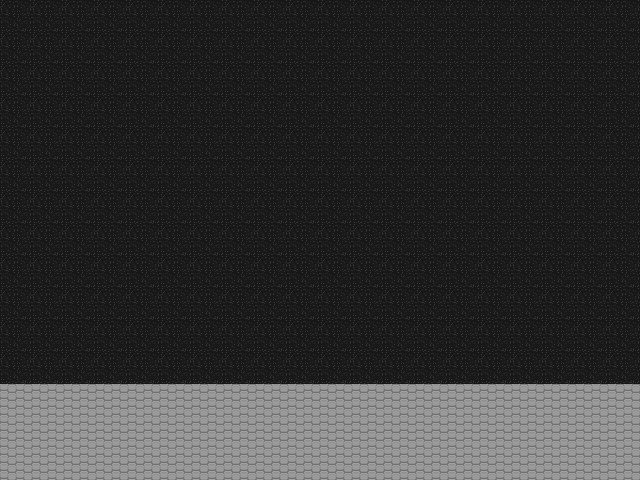

A 2D game scene composited from a Tiled map and its tileset images. What follows is a short description and the map's XML, with each tile layer's data collapsed to a summary:
An orthogonal 20x15 tile map with 32x32 px tiles, 1 tile layer (Tile Layer 1).

<map version="1.0" orientation="orthogonal" width="20" height="15" tilewidth="32" tileheight="32">
 <tileset firstgid="1" name="Tiles" tilewidth="32" tileheight="32">
  <image source="CityTiles_SharpEdge.png" width="128" height="32" />
 </tileset>
 <layer name="Tile Layer 1" width="20" height="15">
  <data>[300 cells, 300 non-empty, 2 distinct tile ids]</data>
 </layer>
</map>
